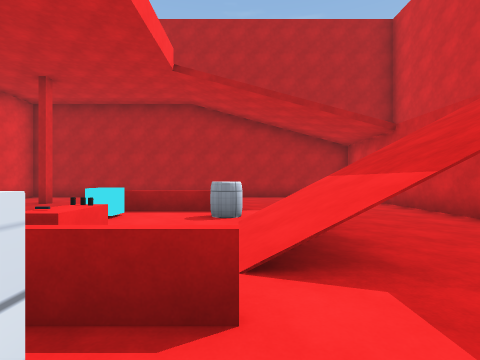
[1] (above)

12 first-person views from a walk through a scene from a Unity 3-D project. The camera is 1.4 m above the floor, looks level and sees 85° across. The floor is counted in squares, 2 m on a side. Each view is taken from the middle of a square. On the plan, view 1 faces up. The plan holds only what a view shows up to about 9 squares ahead; the rest is blank. The place goes on beyond the plan. The player character is not drawn. Surface patterns are stand-ins for the level's own textures.

[2]
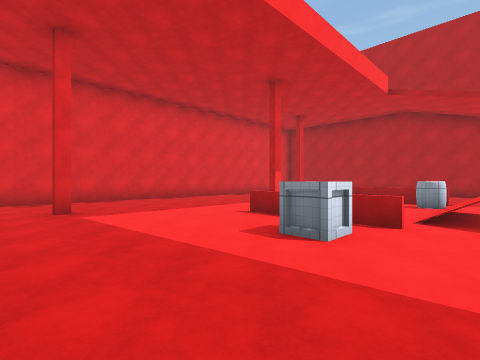

[3]
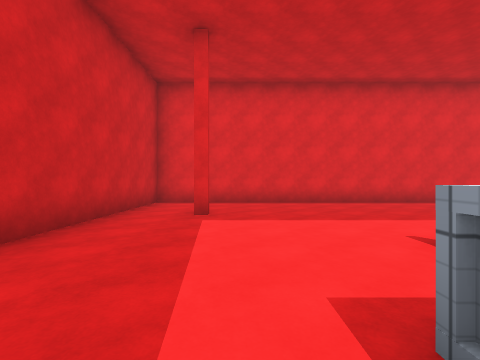

[4]
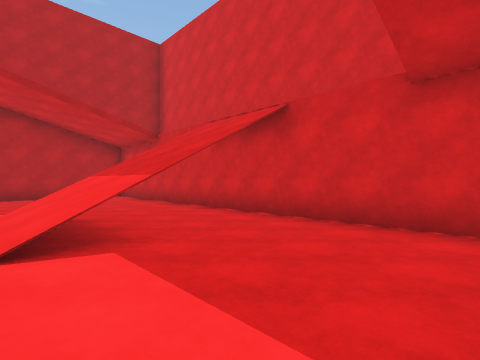

[5]
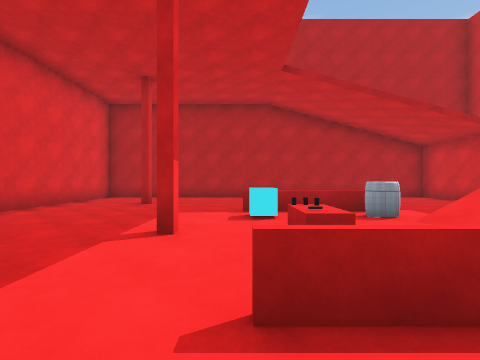

[6]
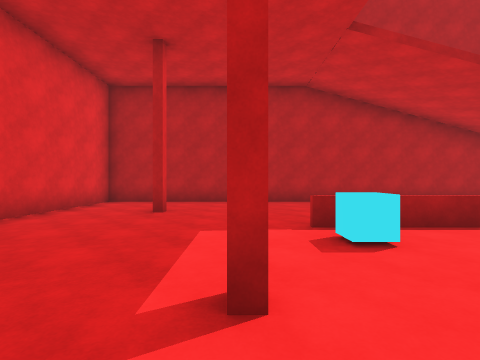

[7]
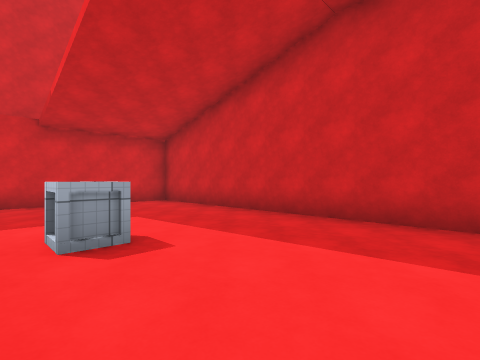

[8]
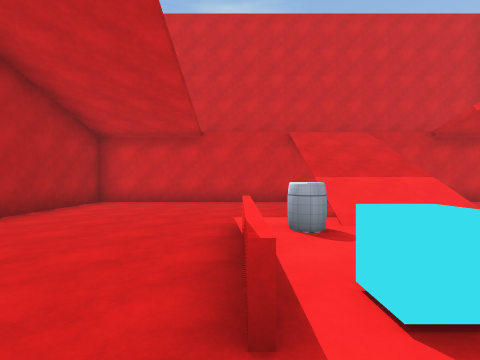

[9]
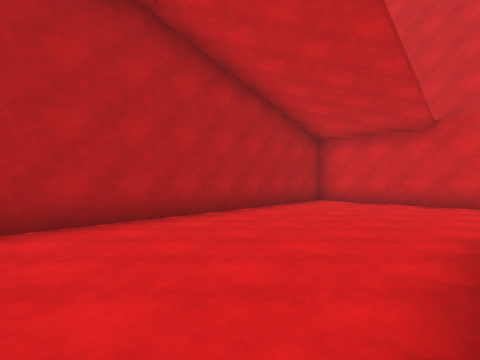

[10]
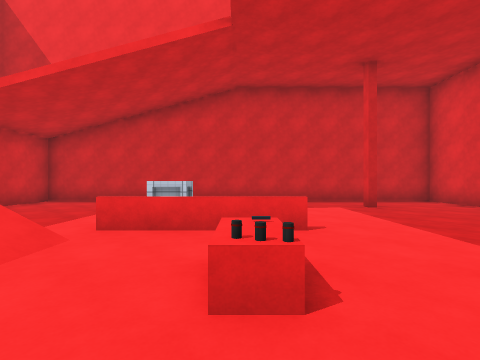

[11]
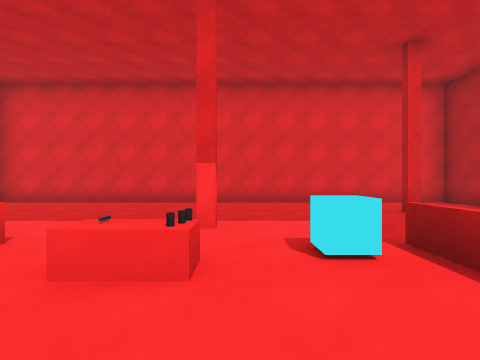

[12]
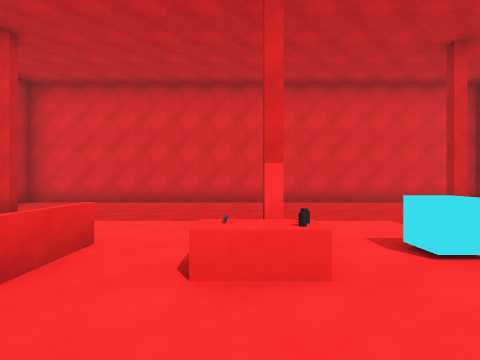

### Floor plan
Key: @ floor where view 1 was taken; # wall or solid block; . floor; / step, stairs or slope; = window, fence, low wall or low ledge; O other object.
Columns run from 9 left of view 1 to 5 right of it. Each row starts with its distance up from view 1.
 11 ###############
 10 #.............#
  9 #.............#
  8 #..#..........#
  7 #.............#
  6 #.....====....#
  5 #.....O..O....#
  4 #......O.//...#
  3 #....#.O.//...#
  2 #......O.///..#
  1 #.....====....#
  0 #.......O@....#
 -1 #.............#
 -2 #...#.........#
 -3 #.............#
 -4 ###############

Where each view was taken, in squares from view 1:
view 1: 0 up, 0 right, facing up
view 2: 3 down, 1 right, facing up-left
view 3: 1 down, 0 right, facing left
view 4: 1 down, 0 right, facing up-right
view 5: 0 up, 3 left, facing up
view 6: 2 up, 4 left, facing up
view 7: 1 up, 4 left, facing down-right
view 8: 6 up, 4 left, facing right
view 9: 6 up, 4 left, facing up-right
view 10: 5 up, 2 left, facing down
view 11: 4 up, 0 right, facing left
view 12: 3 up, 0 right, facing left
